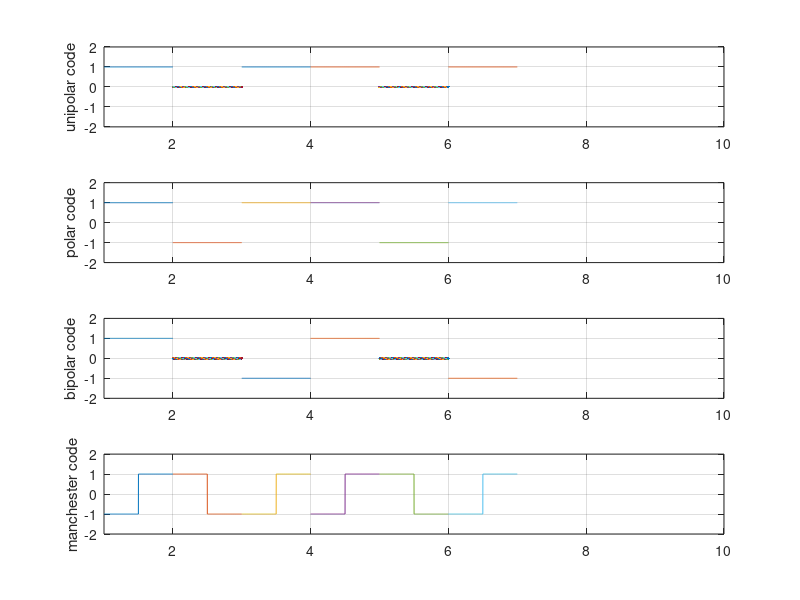

Write the MATLAB code that produced this figure.
clc;
close all;
clear all;
x=[1 0 1 1 0 1];
nx=size(x,2);
sign=1;
i=1;
while i<nx+1
    t = i:0.001:i+1-0.001;
    if x(i)==1
        unipolar_code=square(t*2*pi,100);
        polar_code=square(t*2*pi,100);
        bipolar_code=sign*square(t*2*pi,100);
        sign=sign*-1;
        manchester_code=-square(t*2*pi,50);
    else
        unipolar_code=0;
        polar_code=-square(t*2*pi,100);
        bipolar_code=0;
        manchester_code=square(t*2*pi,50);
    end
    subplot(4,1,1);
    plot(t,unipolar_code);
    ylabel('unipolar code');
    hold on;
    grid on;
    axis([1 10 -2 2]);
  
    subplot(4,1,2);
    plot(t,polar_code);
    ylabel('polar code');
    hold on;
    grid on;
    axis([1 10 -2 2]);
  
    subplot(4,1,3);
    plot(t,bipolar_code);
    ylabel('bipolar code');
    hold on;
    grid on;
    axis([1 10 -2 2]);
      
    subplot(4,1,4);
    plot(t,manchester_code);
    ylabel('manchester code');
    hold on;
    grid on;
    axis([1 10 -2 2]);
  
    i=i+1;
end